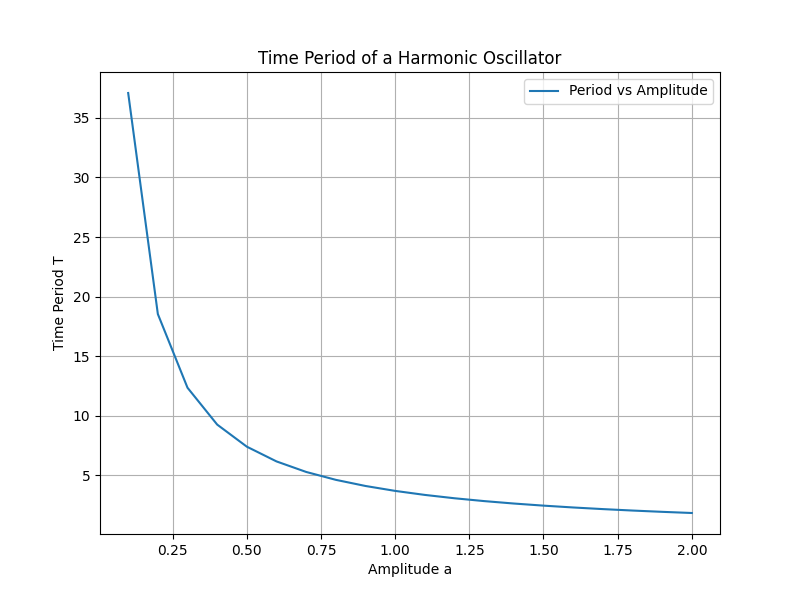

The script that saved this image:
import numpy as np
import matplotlib.pyplot as plt
from scipy.integrate import fixed_quad, quad, romberg

class Quadrature:
    def __init__(self, func, a, b):
        self.func = func
        self.a = a
        self.b = b
    
    def midpoint_rule(self):
        midpoint = (self.a + self.b) / 2
        return (self.b - self.a) * self.func(midpoint)
    
    def trapezoidal_rule(self):
        return (self.b - self.a) / 2 * (self.func(self.a) + self.func(self.b))
    
    def simpsons_rule(self):
        midpoint = (self.a + self.b) / 2
        return (self.b - self.a) / 6 * (self.func(self.a) + 4 * self.func(midpoint) + self.func(self.b))
    
    def gauss_legendre(self, N):
        xi, wi = np.polynomial.legendre.leggauss(N)
        transformed_xi = (self.b - self.a) / 2 * xi + (self.a + self.b) / 2
        return (self.b - self.a) / 2 * sum(w * self.func(x) for x, w in zip(transformed_xi, wi))

# Task 3: Harmonic Oscillator Time Period Calculation
def potential_function(x):
    return x**4

def integrand(x, a):
    return 1 / np.sqrt(potential_function(a) - potential_function(x))

def calculate_period(a, method, N=10):
    prefactor = np.sqrt(8)
    if method == "fixed_quad":
        result, _ = fixed_quad(integrand, 0, a, args=(a,), n=N)
    elif method == "quad":
        result, _ = quad(integrand, 0, a, args=(a,))
    elif method == "romberg":
        result = romberg(integrand, 0, a, args=(a,), show=True, divmax=10)
    else:
        raise ValueError("Invalid method")
    return prefactor * result

# Plotting period vs amplitude
a_values = np.linspace(0.1, 2, 20)
periods = [calculate_period(a, "quad") for a in a_values]

plt.figure(figsize=(8, 6))
plt.plot(a_values, periods, label='Period vs Amplitude')
plt.xlabel("Amplitude a")
plt.ylabel("Time Period T")
plt.title("Time Period of a Harmonic Oscillator")
plt.legend()
plt.grid()
plt.savefig("task3.png")